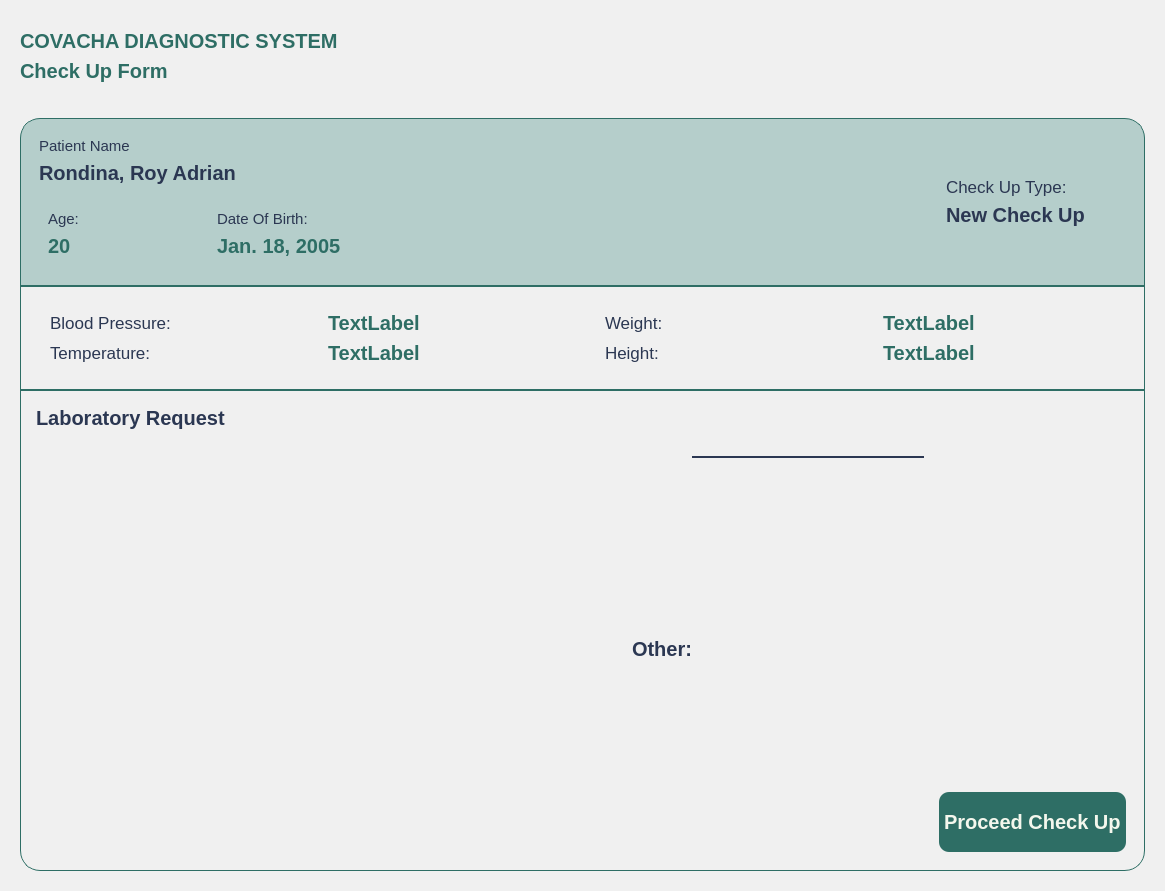
<?xml version="1.0" encoding="UTF-8"?>
<ui version="4.0">
 <class>MainWindow</class>
 <widget class="QMainWindow" name="MainWindow">
  <property name="geometry">
   <rect>
    <x>0</x>
    <y>0</y>
    <width>1165</width>
    <height>891</height>
   </rect>
  </property>
  <property name="windowTitle">
   <string>MainWindow</string>
  </property>
  <property name="styleSheet">
   <string notr="true">*{
	padding: 0px;
	margin: 0px;
	border: 0px;
}
QPushButton {
	font: 900 10pt &quot;Satoshi Black&quot;;
	background-color: transparent;
 	border-radius: 10px;
	font-weight: bold;
	font-size: 25px;
	color: #F4F7ED;
	text-align: left;
	padding: 5px 5px;
}
#NavBar {
    background-color: #2E6E65;
}
QLabel {
	font: 900 10pt &quot;Satoshi Black&quot;;
	font-size: 20px;
	font-weight: bold;
	color: #2E6E65;
	qproperty-alignment: 'AlignLeft';
    qproperty-wordWrap: true;
	background: transparent;
}
#User, #UserSpecialty {
	color: #F4F7ED;
}
#DoctorSidePanel {
	 background-color: #2E6E65;
}

#RecentText {
	color: #F4F7ED;
}</string>
  </property>
  <widget class="QWidget" name="centralwidget">
   <layout class="QHBoxLayout" name="horizontalLayout">
    <property name="spacing">
     <number>0</number>
    </property>
    <property name="leftMargin">
     <number>0</number>
    </property>
    <property name="topMargin">
     <number>0</number>
    </property>
    <property name="rightMargin">
     <number>0</number>
    </property>
    <property name="bottomMargin">
     <number>0</number>
    </property>
    <item>
     <widget class="QWidget" name="MainBodyContainer" native="true">
      <property name="sizePolicy">
       <sizepolicy hsizetype="Expanding" vsizetype="Preferred">
        <horstretch>0</horstretch>
        <verstretch>0</verstretch>
       </sizepolicy>
      </property>
      <property name="styleSheet">
       <string notr="true">#MainBodyContainer {
	background-color: #f0f0f0;
}

#Header {
	padding: 20px 20px;
}
QLabel {
    padding: 0px;
}
#UserType {
	font: 300 10pt &quot;Lexend Light&quot;;
	font-size: 15px;
	color: #2B3752;
}
#UserName {
	font: 600 10pt &quot;Lexend SemiBold&quot;;
	font-size: 20px;
	color: #2B3752;
}
#InterfaceTitle{
	font-size: 40px;
}
QGraphicsView {
    border: 2px solid #ccc;
    border-radius: 25px;
    background: white;
}

QComboBox {
    background-color: #2E6E65;
    font-size: 15px;
    color: #1b3b3a;
    border-radius: 10px;
    padding: 5px 10px;
    border: 1px solid #2E6E65;
}

QComboBox::drop-down {
    background: transparent;
    border: none;
    width: 20px;
}



</string>
      </property>
      <layout class="QVBoxLayout" name="verticalLayout_2">
       <property name="leftMargin">
        <number>0</number>
       </property>
       <property name="topMargin">
        <number>9</number>
       </property>
       <property name="rightMargin">
        <number>0</number>
       </property>
       <property name="bottomMargin">
        <number>0</number>
       </property>
       <item>
        <widget class="QFrame" name="Header">
         <property name="styleSheet">
          <string notr="true">QLabel {
	font: bold 20pt &quot;Satoshi Black&quot;;
	color: #2E6E65;
    qproperty-wordWrap: true;
	background: transparent;
	qproperty-alignment: 'AlignCenter';
}
#Subheader {
	font: 500 14pt &quot;Satoshi Medium&quot;;
	qproperty-alignment: 'AlignCenter';
}</string>
         </property>
         <property name="frameShape">
          <enum>QFrame::StyledPanel</enum>
         </property>
         <property name="frameShadow">
          <enum>QFrame::Raised</enum>
         </property>
         <layout class="QVBoxLayout" name="verticalLayout">
          <property name="leftMargin">
           <number>0</number>
          </property>
          <property name="topMargin">
           <number>0</number>
          </property>
          <property name="rightMargin">
           <number>0</number>
          </property>
          <property name="bottomMargin">
           <number>0</number>
          </property>
          <item>
           <widget class="QLabel" name="Title">
            <property name="text">
             <string>COVACHA DIAGNOSTIC SYSTEM</string>
            </property>
           </widget>
          </item>
          <item>
           <widget class="QLabel" name="Subheader">
            <property name="text">
             <string>Check Up Form</string>
            </property>
           </widget>
          </item>
         </layout>
        </widget>
       </item>
       <item>
        <widget class="QFrame" name="MainBody">
         <property name="sizePolicy">
          <sizepolicy hsizetype="Preferred" vsizetype="Expanding">
           <horstretch>0</horstretch>
           <verstretch>0</verstretch>
          </sizepolicy>
         </property>
         <property name="styleSheet">
          <string notr="true">#Info {
	background-color: #b5cecb;
	 border: 1px solid #2E6E65;
	/*border-radius: 20px;*/
}

#Label, #label_3, #label {
	font-size: 15px;
	font-weight: 300;
	color: #2b3752;
}

#Label, #PatName, #Status, #OtherLabel, #label, #label_2, #label_4  {
	color: #2b3752;
}

#Type {
	color: #2b3752;
	font-weight: 300;
	font-size: 17px;
	text-align: center;
}

#Info {
	border-top-left-radius: 20px;
	border-top-right-radius: 20px;
}

#PatRecord {
	 border: 1px solid #2E6E65;
}

#LabReq {
	border: 1px solid #2E6E65;
	border-bottom-left-radius: 20px;
	border-bottom-right-radius: 20px;
}

#BPLabel_2, #BPInfo_2,
#TempLabel_2, #TempInfo_2,
#WeightLabel_2, #WeightInfo_2,
#HeightLabel_2, #HeightInfo_2 {
	font-size: 17px;
	font-weight: 300;
	color: #2b3752;
}

#DiagnoseButton {
	text-align: center;
}</string>
         </property>
         <property name="frameShape">
          <enum>QFrame::StyledPanel</enum>
         </property>
         <property name="frameShadow">
          <enum>QFrame::Raised</enum>
         </property>
         <layout class="QVBoxLayout" name="verticalLayout_5">
          <property name="spacing">
           <number>0</number>
          </property>
          <property name="leftMargin">
           <number>20</number>
          </property>
          <property name="rightMargin">
           <number>20</number>
          </property>
          <property name="bottomMargin">
           <number>20</number>
          </property>
          <item>
           <widget class="QFrame" name="Info">
            <property name="frameShape">
             <enum>QFrame::StyledPanel</enum>
            </property>
            <property name="frameShadow">
             <enum>QFrame::Raised</enum>
            </property>
            <layout class="QHBoxLayout" name="horizontalLayout_2">
             <property name="rightMargin">
              <number>50</number>
             </property>
             <item>
              <widget class="QFrame" name="PatInfo">
               <property name="frameShape">
                <enum>QFrame::StyledPanel</enum>
               </property>
               <property name="frameShadow">
                <enum>QFrame::Raised</enum>
               </property>
               <layout class="QVBoxLayout" name="verticalLayout_6">
                <item>
                 <widget class="QLabel" name="Label">
                  <property name="text">
                   <string>Patient Name</string>
                  </property>
                 </widget>
                </item>
                <item>
                 <widget class="QLabel" name="PatName">
                  <property name="text">
                   <string>Rondina, Roy Adrian</string>
                  </property>
                 </widget>
                </item>
                <item>
                 <spacer name="verticalSpacer">
                  <property name="orientation">
                   <enum>Qt::Vertical</enum>
                  </property>
                  <property name="sizeType">
                   <enum>QSizePolicy::Maximum</enum>
                  </property>
                  <property name="sizeHint" stdset="0">
                   <size>
                    <width>20</width>
                    <height>10</height>
                   </size>
                  </property>
                 </spacer>
                </item>
                <item>
                 <widget class="QFrame" name="frame_11">
                  <property name="frameShape">
                   <enum>QFrame::StyledPanel</enum>
                  </property>
                  <property name="frameShadow">
                   <enum>QFrame::Raised</enum>
                  </property>
                  <layout class="QHBoxLayout" name="horizontalLayout_10">
                   <item>
                    <widget class="QFrame" name="PatAge">
                     <property name="sizePolicy">
                      <sizepolicy hsizetype="Maximum" vsizetype="Preferred">
                       <horstretch>0</horstretch>
                       <verstretch>0</verstretch>
                      </sizepolicy>
                     </property>
                     <property name="styleSheet">
                      <string notr="true"/>
                     </property>
                     <property name="frameShape">
                      <enum>QFrame::StyledPanel</enum>
                     </property>
                     <property name="frameShadow">
                      <enum>QFrame::Raised</enum>
                     </property>
                     <layout class="QVBoxLayout" name="verticalLayout_19">
                      <property name="leftMargin">
                       <number>0</number>
                      </property>
                      <property name="topMargin">
                       <number>0</number>
                      </property>
                      <property name="bottomMargin">
                       <number>0</number>
                      </property>
                      <item>
                       <widget class="QLabel" name="label">
                        <property name="text">
                         <string>Age:</string>
                        </property>
                       </widget>
                      </item>
                      <item>
                       <widget class="QLabel" name="Age">
                        <property name="text">
                         <string>20</string>
                        </property>
                       </widget>
                      </item>
                     </layout>
                    </widget>
                   </item>
                   <item>
                    <spacer name="horizontalSpacer_2">
                     <property name="orientation">
                      <enum>Qt::Horizontal</enum>
                     </property>
                     <property name="sizeHint" stdset="0">
                      <size>
                       <width>40</width>
                       <height>20</height>
                      </size>
                     </property>
                    </spacer>
                   </item>
                   <item>
                    <widget class="QFrame" name="PatDOB">
                     <property name="sizePolicy">
                      <sizepolicy hsizetype="Maximum" vsizetype="Preferred">
                       <horstretch>0</horstretch>
                       <verstretch>0</verstretch>
                      </sizepolicy>
                     </property>
                     <property name="styleSheet">
                      <string notr="true"/>
                     </property>
                     <property name="frameShape">
                      <enum>QFrame::StyledPanel</enum>
                     </property>
                     <property name="frameShadow">
                      <enum>QFrame::Raised</enum>
                     </property>
                     <layout class="QVBoxLayout" name="verticalLayout_20">
                      <property name="leftMargin">
                       <number>0</number>
                      </property>
                      <property name="topMargin">
                       <number>0</number>
                      </property>
                      <property name="rightMargin">
                       <number>0</number>
                      </property>
                      <property name="bottomMargin">
                       <number>0</number>
                      </property>
                      <item>
                       <widget class="QLabel" name="label_3">
                        <property name="text">
                         <string>Date Of Birth:</string>
                        </property>
                       </widget>
                      </item>
                      <item>
                       <widget class="QLabel" name="Dob">
                        <property name="text">
                         <string>Jan. 18, 2005</string>
                        </property>
                       </widget>
                      </item>
                     </layout>
                    </widget>
                   </item>
                   <item>
                    <spacer name="horizontalSpacer_3">
                     <property name="orientation">
                      <enum>Qt::Horizontal</enum>
                     </property>
                     <property name="sizeHint" stdset="0">
                      <size>
                       <width>40</width>
                       <height>20</height>
                      </size>
                     </property>
                    </spacer>
                   </item>
                  </layout>
                 </widget>
                </item>
               </layout>
              </widget>
             </item>
             <item>
              <spacer name="horizontalSpacer">
               <property name="orientation">
                <enum>Qt::Horizontal</enum>
               </property>
               <property name="sizeHint" stdset="0">
                <size>
                 <width>40</width>
                 <height>20</height>
                </size>
               </property>
              </spacer>
             </item>
             <item alignment="Qt::AlignRight|Qt::AlignVCenter">
              <widget class="QFrame" name="PatStatus">
               <property name="sizePolicy">
                <sizepolicy hsizetype="Preferred" vsizetype="Preferred">
                 <horstretch>0</horstretch>
                 <verstretch>0</verstretch>
                </sizepolicy>
               </property>
               <property name="frameShape">
                <enum>QFrame::StyledPanel</enum>
               </property>
               <property name="frameShadow">
                <enum>QFrame::Raised</enum>
               </property>
               <layout class="QVBoxLayout" name="verticalLayout_17">
                <item>
                 <widget class="QLabel" name="Type">
                  <property name="text">
                   <string>Check Up Type:</string>
                  </property>
                 </widget>
                </item>
                <item alignment="Qt::AlignHCenter">
                 <widget class="QLabel" name="Status">
                  <property name="sizePolicy">
                   <sizepolicy hsizetype="Minimum" vsizetype="Minimum">
                    <horstretch>0</horstretch>
                    <verstretch>0</verstretch>
                   </sizepolicy>
                  </property>
                  <property name="text">
                   <string>New Check Up</string>
                  </property>
                  <property name="alignment">
                   <set>Qt::AlignLeading</set>
                  </property>
                 </widget>
                </item>
               </layout>
              </widget>
             </item>
            </layout>
           </widget>
          </item>
          <item>
           <widget class="QFrame" name="PatRecord">
            <property name="sizePolicy">
             <sizepolicy hsizetype="Preferred" vsizetype="Preferred">
              <horstretch>0</horstretch>
              <verstretch>0</verstretch>
             </sizepolicy>
            </property>
            <property name="styleSheet">
             <string notr="true">#DateLabel {
	color: #2b3752;
	font-weight: 300;
	font-size: 17px;
}

#DateInfo {
	color: #2b3752;;
}

#NumberLabel {
	color: #2b3752;
	font-weight: 300;
	font-size: 17px;
}

#NumberInfo {
	color: #2b3752;
}

#DOBLabel {
	color: #2b3752;
	font-weight: 300;
	font-size: 17px;
}
#DOBInfo {
	color: #2b3752;
}

#AddressLabel {
	color: #2b3752;
	font-weight: 300;
	font-size: 17px;
}

#AddressInfo {
	color: #2b3752;
}

</string>
            </property>
            <property name="frameShape">
             <enum>QFrame::StyledPanel</enum>
            </property>
            <property name="frameShadow">
             <enum>QFrame::Raised</enum>
            </property>
            <layout class="QVBoxLayout" name="verticalLayout_7">
             <property name="leftMargin">
              <number>0</number>
             </property>
             <property name="topMargin">
              <number>0</number>
             </property>
             <property name="rightMargin">
              <number>0</number>
             </property>
             <property name="bottomMargin">
              <number>0</number>
             </property>
             <item>
              <widget class="QFrame" name="PatDetails">
               <property name="sizePolicy">
                <sizepolicy hsizetype="Preferred" vsizetype="Maximum">
                 <horstretch>0</horstretch>
                 <verstretch>0</verstretch>
                </sizepolicy>
               </property>
               <property name="frameShape">
                <enum>QFrame::StyledPanel</enum>
               </property>
               <property name="frameShadow">
                <enum>QFrame::Raised</enum>
               </property>
               <layout class="QHBoxLayout" name="horizontalLayout_4">
                <property name="leftMargin">
                 <number>20</number>
                </property>
                <property name="topMargin">
                 <number>15</number>
                </property>
                <property name="rightMargin">
                 <number>0</number>
                </property>
                <property name="bottomMargin">
                 <number>15</number>
                </property>
                <item>
                 <widget class="QFrame" name="frame_3">
                  <property name="sizePolicy">
                   <sizepolicy hsizetype="Preferred" vsizetype="Expanding">
                    <horstretch>0</horstretch>
                    <verstretch>0</verstretch>
                   </sizepolicy>
                  </property>
                  <property name="frameShape">
                   <enum>QFrame::StyledPanel</enum>
                  </property>
                  <property name="frameShadow">
                   <enum>QFrame::Raised</enum>
                  </property>
                  <layout class="QHBoxLayout" name="horizontalLayout_6">
                   <property name="leftMargin">
                    <number>0</number>
                   </property>
                   <property name="topMargin">
                    <number>0</number>
                   </property>
                   <property name="rightMargin">
                    <number>0</number>
                   </property>
                   <property name="bottomMargin">
                    <number>0</number>
                   </property>
                   <item>
                    <widget class="QFrame" name="frame_5">
                     <property name="frameShape">
                      <enum>QFrame::StyledPanel</enum>
                     </property>
                     <property name="frameShadow">
                      <enum>QFrame::Raised</enum>
                     </property>
                     <layout class="QVBoxLayout" name="verticalLayout_8">
                      <item>
                       <widget class="QLabel" name="BPLabel_2">
                        <property name="text">
                         <string>Blood Pressure:</string>
                        </property>
                       </widget>
                      </item>
                      <item>
                       <widget class="QLabel" name="TempLabel_2">
                        <property name="text">
                         <string>Temperature: </string>
                        </property>
                       </widget>
                      </item>
                     </layout>
                    </widget>
                   </item>
                   <item>
                    <widget class="QFrame" name="frame_6">
                     <property name="frameShape">
                      <enum>QFrame::StyledPanel</enum>
                     </property>
                     <property name="frameShadow">
                      <enum>QFrame::Raised</enum>
                     </property>
                     <layout class="QVBoxLayout" name="verticalLayout_9">
                      <item>
                       <widget class="QLabel" name="BP">
                        <property name="text">
                         <string>TextLabel</string>
                        </property>
                       </widget>
                      </item>
                      <item>
                       <widget class="QLabel" name="Temperature">
                        <property name="text">
                         <string>TextLabel</string>
                        </property>
                       </widget>
                      </item>
                     </layout>
                    </widget>
                   </item>
                  </layout>
                 </widget>
                </item>
                <item>
                 <widget class="QFrame" name="frame_4">
                  <property name="frameShape">
                   <enum>QFrame::StyledPanel</enum>
                  </property>
                  <property name="frameShadow">
                   <enum>QFrame::Raised</enum>
                  </property>
                  <layout class="QHBoxLayout" name="horizontalLayout_7">
                   <property name="spacing">
                    <number>7</number>
                   </property>
                   <property name="leftMargin">
                    <number>0</number>
                   </property>
                   <property name="topMargin">
                    <number>0</number>
                   </property>
                   <property name="rightMargin">
                    <number>0</number>
                   </property>
                   <property name="bottomMargin">
                    <number>0</number>
                   </property>
                   <item>
                    <widget class="QFrame" name="frame_7">
                     <property name="frameShape">
                      <enum>QFrame::StyledPanel</enum>
                     </property>
                     <property name="frameShadow">
                      <enum>QFrame::Raised</enum>
                     </property>
                     <layout class="QVBoxLayout" name="verticalLayout_10">
                      <item>
                       <widget class="QLabel" name="WeightLabel_2">
                        <property name="text">
                         <string>Weight:</string>
                        </property>
                       </widget>
                      </item>
                      <item>
                       <widget class="QLabel" name="HeightLabel_2">
                        <property name="text">
                         <string>Height:</string>
                        </property>
                       </widget>
                      </item>
                     </layout>
                    </widget>
                   </item>
                   <item>
                    <widget class="QFrame" name="frame_8">
                     <property name="frameShape">
                      <enum>QFrame::StyledPanel</enum>
                     </property>
                     <property name="frameShadow">
                      <enum>QFrame::Raised</enum>
                     </property>
                     <layout class="QVBoxLayout" name="verticalLayout_11">
                      <item>
                       <widget class="QLabel" name="Weight">
                        <property name="text">
                         <string>TextLabel</string>
                        </property>
                       </widget>
                      </item>
                      <item>
                       <widget class="QLabel" name="Height">
                        <property name="text">
                         <string>TextLabel</string>
                        </property>
                       </widget>
                      </item>
                     </layout>
                    </widget>
                   </item>
                  </layout>
                 </widget>
                </item>
               </layout>
              </widget>
             </item>
            </layout>
           </widget>
          </item>
          <item>
           <widget class="QFrame" name="LabReq">
            <property name="sizePolicy">
             <sizepolicy hsizetype="Expanding" vsizetype="Expanding">
              <horstretch>0</horstretch>
              <verstretch>0</verstretch>
             </sizepolicy>
            </property>
            <property name="styleSheet">
             <string notr="true">#LabLabel {
	color: #2b3752;
}

#BPLabel {
	color: #2b3752;
	font-weight: 300;
	font-size: 17px;
}

#BPInfo {
	color: #2b3752;
}

#AgeLabel {
	color: #2b3752;
	font-weight: 300;
	font-size: 17px;
}

#AgeInfo {
	color: #2b3752;
}

#GenderLabel {
	color: #2b3752;
	font-weight: 300;
	font-size: 17px;
}

#GenderInfo {
	color: #2b3752;
}

#WeightLabel {
	color: #2b3752;
	font-weight: 300;
	font-size: 17px;
}

#WeightInfo {
	color: #2b3752;
}

#HeightLabel {
	color: #2b3752;
	font-weight: 300;
	font-size: 17px;
}

#HeightInfo {
	color: #2b3752;
}

#TempLabel {
	color: #2b3752;
	font-weight: 300;
	font-size: 17px;
}

#TempInfo {
	color: #2b3752;
}

#ProceedButton {
	background-color: #2e6e65;
	font-size: 20px;
}

#OtherText {
    border: none;
    border-bottom: 2px solid #2b3752;
    background: transparent;
    color: #2b3752;
    padding: 2px;
}

</string>
            </property>
            <property name="frameShape">
             <enum>QFrame::StyledPanel</enum>
            </property>
            <property name="frameShadow">
             <enum>QFrame::Raised</enum>
            </property>
            <layout class="QVBoxLayout" name="verticalLayout_12">
             <property name="leftMargin">
              <number>15</number>
             </property>
             <property name="topMargin">
              <number>15</number>
             </property>
             <item>
              <widget class="QFrame" name="Header_2">
               <property name="frameShape">
                <enum>QFrame::StyledPanel</enum>
               </property>
               <property name="frameShadow">
                <enum>QFrame::Raised</enum>
               </property>
               <layout class="QVBoxLayout" name="verticalLayout_13">
                <property name="spacing">
                 <number>0</number>
                </property>
                <property name="leftMargin">
                 <number>0</number>
                </property>
                <property name="topMargin">
                 <number>0</number>
                </property>
                <property name="rightMargin">
                 <number>0</number>
                </property>
                <property name="bottomMargin">
                 <number>0</number>
                </property>
                <item>
                 <widget class="QLabel" name="LabLabel">
                  <property name="text">
                   <string>Laboratory Request </string>
                  </property>
                 </widget>
                </item>
               </layout>
              </widget>
             </item>
             <item>
              <widget class="QFrame" name="LabDetails">
               <property name="sizePolicy">
                <sizepolicy hsizetype="Preferred" vsizetype="Expanding">
                 <horstretch>0</horstretch>
                 <verstretch>0</verstretch>
                </sizepolicy>
               </property>
               <property name="frameShape">
                <enum>QFrame::StyledPanel</enum>
               </property>
               <property name="frameShadow">
                <enum>QFrame::Raised</enum>
               </property>
               <layout class="QHBoxLayout" name="horizontalLayout_5">
                <property name="leftMargin">
                 <number>0</number>
                </property>
                <property name="topMargin">
                 <number>0</number>
                </property>
                <property name="rightMargin">
                 <number>0</number>
                </property>
                <property name="bottomMargin">
                 <number>0</number>
                </property>
                <item>
                 <widget class="QFrame" name="FirstFrame">
                  <property name="sizePolicy">
                   <sizepolicy hsizetype="Expanding" vsizetype="Expanding">
                    <horstretch>0</horstretch>
                    <verstretch>0</verstretch>
                   </sizepolicy>
                  </property>
                  <property name="frameShape">
                   <enum>QFrame::StyledPanel</enum>
                  </property>
                  <property name="frameShadow">
                   <enum>QFrame::Raised</enum>
                  </property>
                  <layout class="QVBoxLayout" name="verticalLayout_14">
                   <property name="leftMargin">
                    <number>20</number>
                   </property>
                   <property name="topMargin">
                    <number>0</number>
                   </property>
                   <property name="rightMargin">
                    <number>0</number>
                   </property>
                   <property name="bottomMargin">
                    <number>0</number>
                   </property>
                  </layout>
                 </widget>
                </item>
                <item>
                 <widget class="QFrame" name="SecondFrame">
                  <property name="sizePolicy">
                   <sizepolicy hsizetype="Expanding" vsizetype="Expanding">
                    <horstretch>0</horstretch>
                    <verstretch>0</verstretch>
                   </sizepolicy>
                  </property>
                  <property name="frameShape">
                   <enum>QFrame::StyledPanel</enum>
                  </property>
                  <property name="frameShadow">
                   <enum>QFrame::Raised</enum>
                  </property>
                  <layout class="QVBoxLayout" name="verticalLayout_15">
                   <property name="leftMargin">
                    <number>0</number>
                   </property>
                   <property name="topMargin">
                    <number>0</number>
                   </property>
                   <property name="rightMargin">
                    <number>0</number>
                   </property>
                   <property name="bottomMargin">
                    <number>0</number>
                   </property>
                  </layout>
                 </widget>
                </item>
                <item>
                 <widget class="QFrame" name="frame_10">
                  <property name="frameShape">
                   <enum>QFrame::StyledPanel</enum>
                  </property>
                  <property name="frameShadow">
                   <enum>QFrame::Raised</enum>
                  </property>
                  <layout class="QVBoxLayout" name="verticalLayout_18">
                   <property name="spacing">
                    <number>0</number>
                   </property>
                   <property name="leftMargin">
                    <number>0</number>
                   </property>
                   <property name="topMargin">
                    <number>0</number>
                   </property>
                   <property name="rightMargin">
                    <number>0</number>
                   </property>
                   <property name="bottomMargin">
                    <number>0</number>
                   </property>
                   <item>
                    <widget class="QFrame" name="frame_9">
                     <property name="sizePolicy">
                      <sizepolicy hsizetype="Preferred" vsizetype="Preferred">
                       <horstretch>0</horstretch>
                       <verstretch>0</verstretch>
                      </sizepolicy>
                     </property>
                     <property name="frameShape">
                      <enum>QFrame::StyledPanel</enum>
                     </property>
                     <property name="frameShadow">
                      <enum>QFrame::Raised</enum>
                     </property>
                     <layout class="QHBoxLayout" name="horizontalLayout_3">
                      <property name="spacing">
                       <number>0</number>
                      </property>
                      <property name="leftMargin">
                       <number>0</number>
                      </property>
                      <property name="topMargin">
                       <number>0</number>
                      </property>
                      <property name="rightMargin">
                       <number>0</number>
                      </property>
                      <property name="bottomMargin">
                       <number>0</number>
                      </property>
                      <item>
                       <widget class="QLabel" name="OtherLabel">
                        <property name="text">
                         <string>Other:</string>
                        </property>
                       </widget>
                      </item>
                      <item alignment="Qt::AlignTop">
                       <widget class="QLineEdit" name="OtherText"/>
                      </item>
                     </layout>
                    </widget>
                   </item>
                  </layout>
                 </widget>
                </item>
                <item alignment="Qt::AlignRight">
                 <widget class="QFrame" name="Button">
                  <property name="sizePolicy">
                   <sizepolicy hsizetype="Expanding" vsizetype="Expanding">
                    <horstretch>0</horstretch>
                    <verstretch>0</verstretch>
                   </sizepolicy>
                  </property>
                  <property name="frameShape">
                   <enum>QFrame::StyledPanel</enum>
                  </property>
                  <property name="frameShadow">
                   <enum>QFrame::Raised</enum>
                  </property>
                  <layout class="QVBoxLayout" name="verticalLayout_16">
                   <item>
                    <spacer name="verticalSpacer_7">
                     <property name="orientation">
                      <enum>Qt::Vertical</enum>
                     </property>
                     <property name="sizeHint" stdset="0">
                      <size>
                       <width>20</width>
                       <height>40</height>
                      </size>
                     </property>
                    </spacer>
                   </item>
                   <item>
                    <widget class="QPushButton" name="ProceedButton">
                     <property name="sizePolicy">
                      <sizepolicy hsizetype="Maximum" vsizetype="Expanding">
                       <horstretch>0</horstretch>
                       <verstretch>0</verstretch>
                      </sizepolicy>
                     </property>
                     <property name="maximumSize">
                      <size>
                       <width>250</width>
                       <height>60</height>
                      </size>
                     </property>
                     <property name="text">
                      <string>Proceed Check Up</string>
                     </property>
                     <property name="iconSize">
                      <size>
                       <width>40</width>
                       <height>40</height>
                      </size>
                     </property>
                    </widget>
                   </item>
                  </layout>
                 </widget>
                </item>
               </layout>
              </widget>
             </item>
            </layout>
           </widget>
          </item>
         </layout>
        </widget>
       </item>
      </layout>
     </widget>
    </item>
   </layout>
  </widget>
 </widget>
 <resources>
  <include location="../Images/resources.qrc"/>
 </resources>
 <connections/>
</ui>
